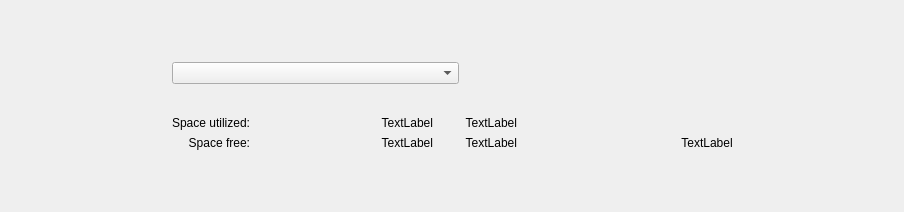
<?xml version="1.0" encoding="UTF-8"?>
<ui version="4.0">
    <class>TabDiskUsage</class>
    <widget class="QWidget" name="TabDiskUsage">
        <property name="geometry">
            <rect>
                <x>0</x>
                <y>0</y>
                <width>904</width>
                <height>212</height>
            </rect>
        </property>
        <property name="windowTitle">
            <string>Form</string>
        </property>
        <property name="layoutDirection">
            <enum>Qt::LeftToRight</enum>
        </property>
        <property name="autoFillBackground">
            <bool>false</bool>
        </property>
        <layout class="QVBoxLayout" name="verticalLayout_2">
            <property name="leftMargin">
                <number>0</number>
            </property>
            <property name="topMargin">
                <number>0</number>
            </property>
            <property name="rightMargin">
                <number>0</number>
            </property>
            <property name="bottomMargin">
                <number>0</number>
            </property>
            <item>
                <layout class="QVBoxLayout" name="verticalLayout">
                    <property name="spacing">
                        <number>6</number>
                    </property>
                    <item>
                        <spacer name="verticalSpacer_2">
                            <property name="orientation">
                                <enum>Qt::Vertical</enum>
                            </property>
                            <property name="sizeType">
                                <enum>QSizePolicy::MinimumExpanding</enum>
                            </property>
                            <property name="sizeHint" stdset="0">
                                <size>
                                    <width>20</width>
                                    <height>45</height>
                                </size>
                            </property>
                        </spacer>
                    </item>
                    <item>
                        <layout class="QGridLayout" name="gridLayout">
                            <property name="leftMargin">
                                <number>20</number>
                            </property>
                            <property name="rightMargin">
                                <number>20</number>
                            </property>
                            <item row="2" column="1">
                                <widget class="QLabel" name="label_space_utilized">
                                    <property name="text">
                                        <string>Space utilized:</string>
                                    </property>
                                    <property name="alignment">
                                        <set>Qt::AlignRight|Qt::AlignTrailing|Qt::AlignVCenter</set>
                                    </property>
                                </widget>
                            </item>
                            <item row="1" column="3">
                                <spacer name="horizontalSpacer_5">
                                    <property name="orientation">
                                        <enum>Qt::Horizontal</enum>
                                    </property>
                                    <property name="sizeHint" stdset="0">
                                        <size>
                                            <width>40</width>
                                            <height>20</height>
                                        </size>
                                    </property>
                                </spacer>
                            </item>
                            <item row="3" column="6" alignment="Qt::AlignLeft">
                                <widget class="ColorButton" name="color_button_space_free" native="true"/>
                            </item>
                            <item row="2" column="5">
                                <widget class="QLabel" name="label_space_utilized_value_in_bytes">
                                    <property name="text">
                                        <string>TextLabel</string>
                                    </property>
                                    <property name="alignment">
                                        <set>Qt::AlignRight|Qt::AlignTrailing|Qt::AlignVCenter</set>
                                    </property>
                                </widget>
                            </item>
                            <item row="0" column="1" colspan="4">
                                <widget class="QComboBox" name="combobox_devices"/>
                            </item>
                            <item row="3" column="7">
                                <widget class="QLabel" name="label_space_total_value">
                                    <property name="text">
                                        <string>TextLabel</string>
                                    </property>
                                    <property name="alignment">
                                        <set>Qt::AlignCenter</set>
                                    </property>
                                </widget>
                            </item>
                            <item row="1" column="0">
                                <spacer name="verticalSpacer_3">
                                    <property name="orientation">
                                        <enum>Qt::Vertical</enum>
                                    </property>
                                    <property name="sizeType">
                                        <enum>QSizePolicy::Preferred</enum>
                                    </property>
                                    <property name="sizeHint" stdset="0">
                                        <size>
                                            <width>20</width>
                                            <height>20</height>
                                        </size>
                                    </property>
                                </spacer>
                            </item>
                            <item row="1" column="2">
                                <spacer name="horizontalSpacer_2">
                                    <property name="orientation">
                                        <enum>Qt::Horizontal</enum>
                                    </property>
                                    <property name="sizeType">
                                        <enum>QSizePolicy::Preferred</enum>
                                    </property>
                                    <property name="sizeHint" stdset="0">
                                        <size>
                                            <width>20</width>
                                            <height>20</height>
                                        </size>
                                    </property>
                                </spacer>
                            </item>
                            <item row="2" column="6" alignment="Qt::AlignLeft">
                                <widget class="ColorButton" name="color_button_space_utilized" native="true"/>
                            </item>
                            <item row="0" column="0">
                                <spacer name="horizontalSpacer_3">
                                    <property name="orientation">
                                        <enum>Qt::Horizontal</enum>
                                    </property>
                                    <property name="sizeHint" stdset="0">
                                        <size>
                                            <width>40</width>
                                            <height>20</height>
                                        </size>
                                    </property>
                                </spacer>
                            </item>
                            <item row="1" column="4">
                                <spacer name="horizontalSpacer">
                                    <property name="orientation">
                                        <enum>Qt::Horizontal</enum>
                                    </property>
                                    <property name="sizeType">
                                        <enum>QSizePolicy::Preferred</enum>
                                    </property>
                                    <property name="sizeHint" stdset="0">
                                        <size>
                                            <width>20</width>
                                            <height>20</height>
                                        </size>
                                    </property>
                                </spacer>
                            </item>
                            <item row="3" column="3">
                                <widget class="QLabel" name="label_space_free_value">
                                    <property name="text">
                                        <string>TextLabel</string>
                                    </property>
                                    <property name="alignment">
                                        <set>Qt::AlignRight|Qt::AlignTrailing|Qt::AlignVCenter</set>
                                    </property>
                                </widget>
                            </item>
                            <item row="3" column="5">
                                <widget class="QLabel" name="label_space_free_value_in_bytes">
                                    <property name="text">
                                        <string>TextLabel</string>
                                    </property>
                                    <property name="alignment">
                                        <set>Qt::AlignRight|Qt::AlignTrailing|Qt::AlignVCenter</set>
                                    </property>
                                </widget>
                            </item>
                            <item row="3" column="1">
                                <widget class="QLabel" name="label_space_free">
                                    <property name="text">
                                        <string>Space free:</string>
                                    </property>
                                    <property name="alignment">
                                        <set>Qt::AlignRight|Qt::AlignTrailing|Qt::AlignVCenter</set>
                                    </property>
                                </widget>
                            </item>
                            <item row="2" column="3">
                                <widget class="QLabel" name="label_space_utilized_value">
                                    <property name="text">
                                        <string>TextLabel</string>
                                    </property>
                                    <property name="alignment">
                                        <set>Qt::AlignRight|Qt::AlignTrailing|Qt::AlignVCenter</set>
                                    </property>
                                </widget>
                            </item>
                            <item row="1" column="6">
                                <spacer name="horizontalSpacer_7">
                                    <property name="orientation">
                                        <enum>Qt::Horizontal</enum>
                                    </property>
                                    <property name="sizeHint" stdset="0">
                                        <size>
                                            <width>40</width>
                                            <height>20</height>
                                        </size>
                                    </property>
                                </spacer>
                            </item>
                            <item row="1" column="8">
                                <spacer name="horizontalSpacer_6">
                                    <property name="orientation">
                                        <enum>Qt::Horizontal</enum>
                                    </property>
                                    <property name="sizeHint" stdset="0">
                                        <size>
                                            <width>40</width>
                                            <height>20</height>
                                        </size>
                                    </property>
                                </spacer>
                            </item>
                            <item row="0" column="7" rowspan="3">
                                <widget class="ChartPie" name="chart_pie" native="true"/>
                            </item>
                        </layout>
                    </item>
                    <item>
                        <spacer name="verticalSpacer">
                            <property name="orientation">
                                <enum>Qt::Vertical</enum>
                            </property>
                            <property name="sizeHint" stdset="0">
                                <size>
                                    <width>20</width>
                                    <height>40</height>
                                </size>
                            </property>
                        </spacer>
                    </item>
                </layout>
            </item>
        </layout>
    </widget>
    <customwidgets>
        <customwidget>
            <class>ColorButton</class>
            <extends>QWidget</extends>
            <header>.widget_color_pickup</header>
            <container>1</container>
        </customwidget>
        <customwidget>
            <class>ChartPie</class>
            <extends>QWidget</extends>
            <header>.widget_chartpie</header>
            <container>1</container>
        </customwidget>
    </customwidgets>
    <resources/>
    <connections/>
</ui>
